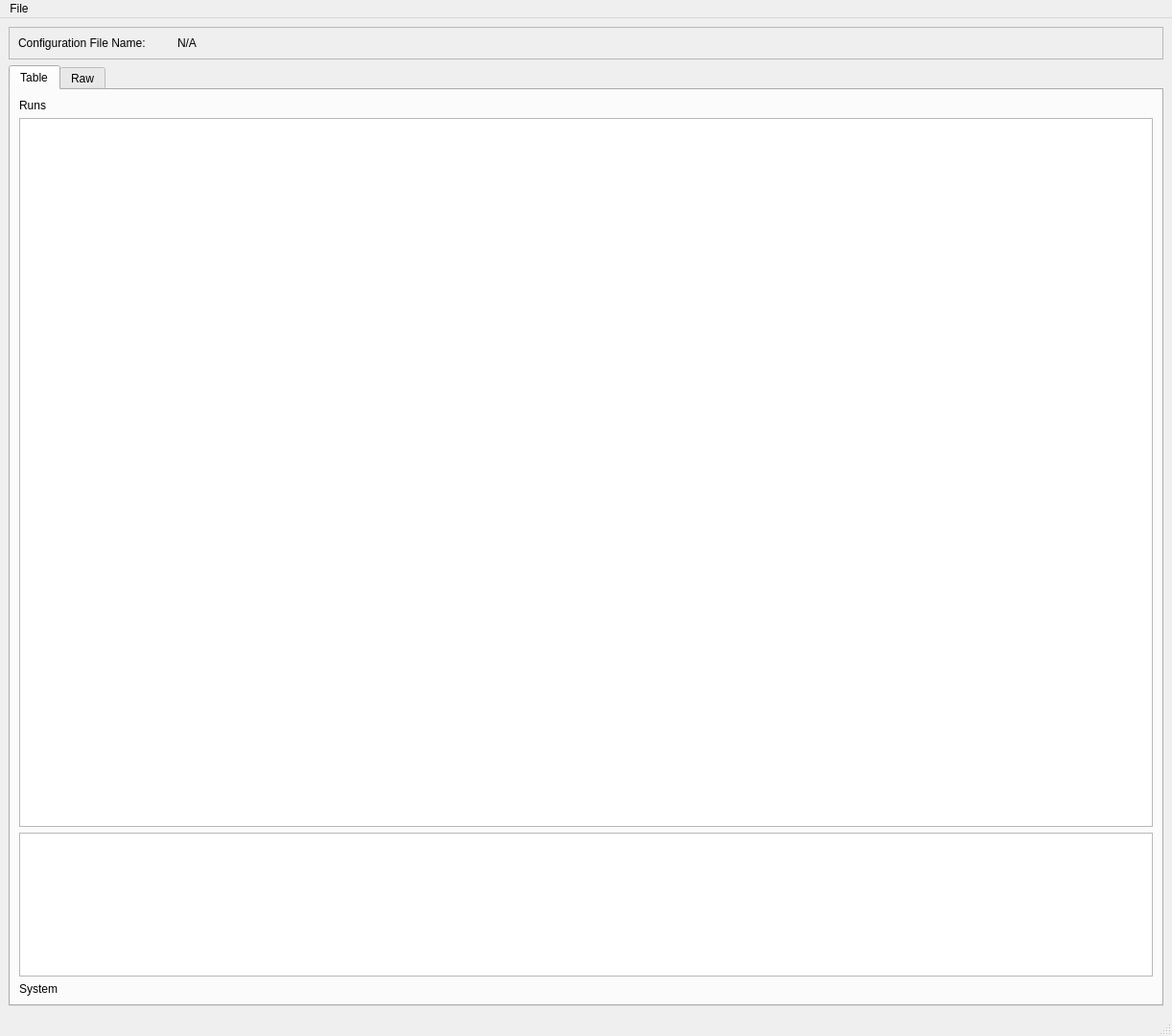
<?xml version="1.0" encoding="UTF-8"?>
<ui version="4.0">
 <class>MainWindow</class>
 <widget class="QMainWindow" name="MainWindow">
  <property name="geometry">
   <rect>
    <x>0</x>
    <y>0</y>
    <width>1222</width>
    <height>1080</height>
   </rect>
  </property>
  <property name="windowTitle">
   <string>MainWindow</string>
  </property>
  <widget class="QWidget" name="centralwidget">
   <layout class="QVBoxLayout" name="verticalLayout">
    <item>
     <widget class="QFrame" name="frame">
      <property name="frameShape">
       <enum>QFrame::StyledPanel</enum>
      </property>
      <property name="frameShadow">
       <enum>QFrame::Raised</enum>
      </property>
      <layout class="QHBoxLayout" name="horizontalLayout">
       <item>
        <widget class="QLabel" name="label">
         <property name="sizePolicy">
          <sizepolicy hsizetype="Minimum" vsizetype="Preferred">
           <horstretch>0</horstretch>
           <verstretch>0</verstretch>
          </sizepolicy>
         </property>
         <property name="maximumSize">
          <size>
           <width>160</width>
           <height>16777215</height>
          </size>
         </property>
         <property name="text">
          <string>Configuration File Name:</string>
         </property>
        </widget>
       </item>
       <item>
        <widget class="QLabel" name="config_file_name">
         <property name="text">
          <string>N/A</string>
         </property>
        </widget>
       </item>
      </layout>
     </widget>
    </item>
    <item>
     <widget class="QTabWidget" name="tabWidget">
      <property name="currentIndex">
       <number>0</number>
      </property>
      <widget class="QWidget" name="tab">
       <attribute name="title">
        <string>Table</string>
       </attribute>
       <layout class="QVBoxLayout" name="verticalLayout_3">
        <item>
         <widget class="QLabel" name="label_2">
          <property name="text">
           <string>Runs</string>
          </property>
         </widget>
        </item>
        <item>
         <widget class="QTableWidget" name="previewTableWidget">
          <property name="alternatingRowColors">
           <bool>true</bool>
          </property>
         </widget>
        </item>
        <item>
         <widget class="QTableWidget" name="systemTableWidget">
          <property name="sizePolicy">
           <sizepolicy hsizetype="Expanding" vsizetype="Minimum">
            <horstretch>0</horstretch>
            <verstretch>0</verstretch>
           </sizepolicy>
          </property>
          <property name="maximumSize">
           <size>
            <width>16777215</width>
            <height>150</height>
           </size>
          </property>
          <property name="alternatingRowColors">
           <bool>true</bool>
          </property>
          <attribute name="horizontalHeaderVisible">
           <bool>false</bool>
          </attribute>
          <attribute name="verticalHeaderVisible">
           <bool>true</bool>
          </attribute>
          <attribute name="verticalHeaderVisible">
           <bool>true</bool>
          </attribute>
          <attribute name="horizontalHeaderVisible">
           <bool>false</bool>
          </attribute>
         </widget>
        </item>
        <item>
         <widget class="QLabel" name="label_3">
          <property name="text">
           <string>System</string>
          </property>
         </widget>
        </item>
       </layout>
      </widget>
      <widget class="QWidget" name="tab_2">
       <attribute name="title">
        <string>Raw</string>
       </attribute>
       <layout class="QVBoxLayout" name="verticalLayout_2">
        <item>
         <widget class="QTextEdit" name="rawTextEdit"/>
        </item>
       </layout>
      </widget>
     </widget>
    </item>
   </layout>
  </widget>
  <widget class="QMenuBar" name="menubar">
   <property name="geometry">
    <rect>
     <x>0</x>
     <y>0</y>
     <width>1222</width>
     <height>25</height>
    </rect>
   </property>
   <widget class="QMenu" name="menuFile">
    <property name="title">
     <string>File</string>
    </property>
    <addaction name="actionBrowse"/>
   </widget>
   <addaction name="menuFile"/>
  </widget>
  <widget class="QStatusBar" name="statusbar"/>
  <action name="actionBrowse">
   <property name="enabled">
    <bool>true</bool>
   </property>
   <property name="text">
    <string>Browse ...</string>
   </property>
  </action>
 </widget>
 <resources/>
 <connections>
  <connection>
   <sender>actionBrowse</sender>
   <signal>triggered()</signal>
   <receiver>MainWindow</receiver>
   <slot>action_browse_button()</slot>
   <hints>
    <hint type="sourcelabel">
     <x>-1</x>
     <y>-1</y>
    </hint>
    <hint type="destinationlabel">
     <x>610</x>
     <y>539</y>
    </hint>
   </hints>
  </connection>
 </connections>
 <slots>
  <slot>action_browse_button()</slot>
 </slots>
</ui>
